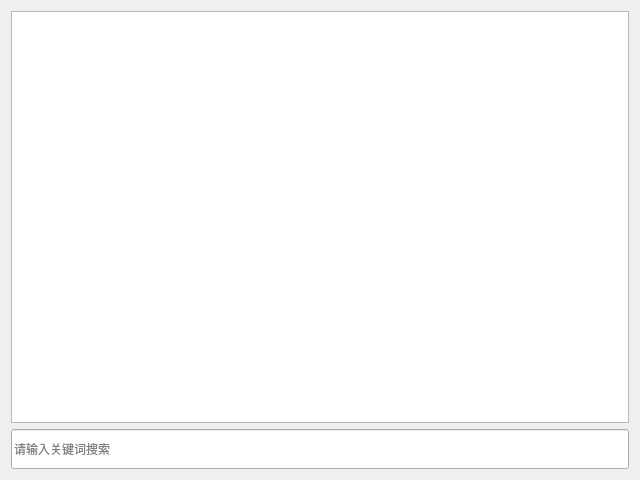
<?xml version="1.0" encoding="UTF-8"?>
<ui version="4.0">
 <class>STSelectClothes03</class>
 <widget class="QDialog" name="STSelectClothes03">
  <property name="geometry">
   <rect>
    <x>0</x>
    <y>0</y>
    <width>640</width>
    <height>480</height>
   </rect>
  </property>
  <property name="windowTitle">
   <string>Dialog</string>
  </property>
  <layout class="QGridLayout" name="gridLayout">
   <item row="0" column="0">
    <widget class="QTableWidget" name="tableWidget">
     <property name="maximumSize">
      <size>
       <width>16777215</width>
       <height>99999</height>
      </size>
     </property>
     <attribute name="verticalHeaderVisible">
      <bool>false</bool>
     </attribute>
    </widget>
   </item>
   <item row="1" column="0">
    <widget class="QLineEdit" name="lineEdit">
     <property name="minimumSize">
      <size>
       <width>0</width>
       <height>40</height>
      </size>
     </property>
     <property name="placeholderText">
      <string>请输入关键词搜索</string>
     </property>
    </widget>
   </item>
  </layout>
 </widget>
 <resources/>
 <connections/>
</ui>
